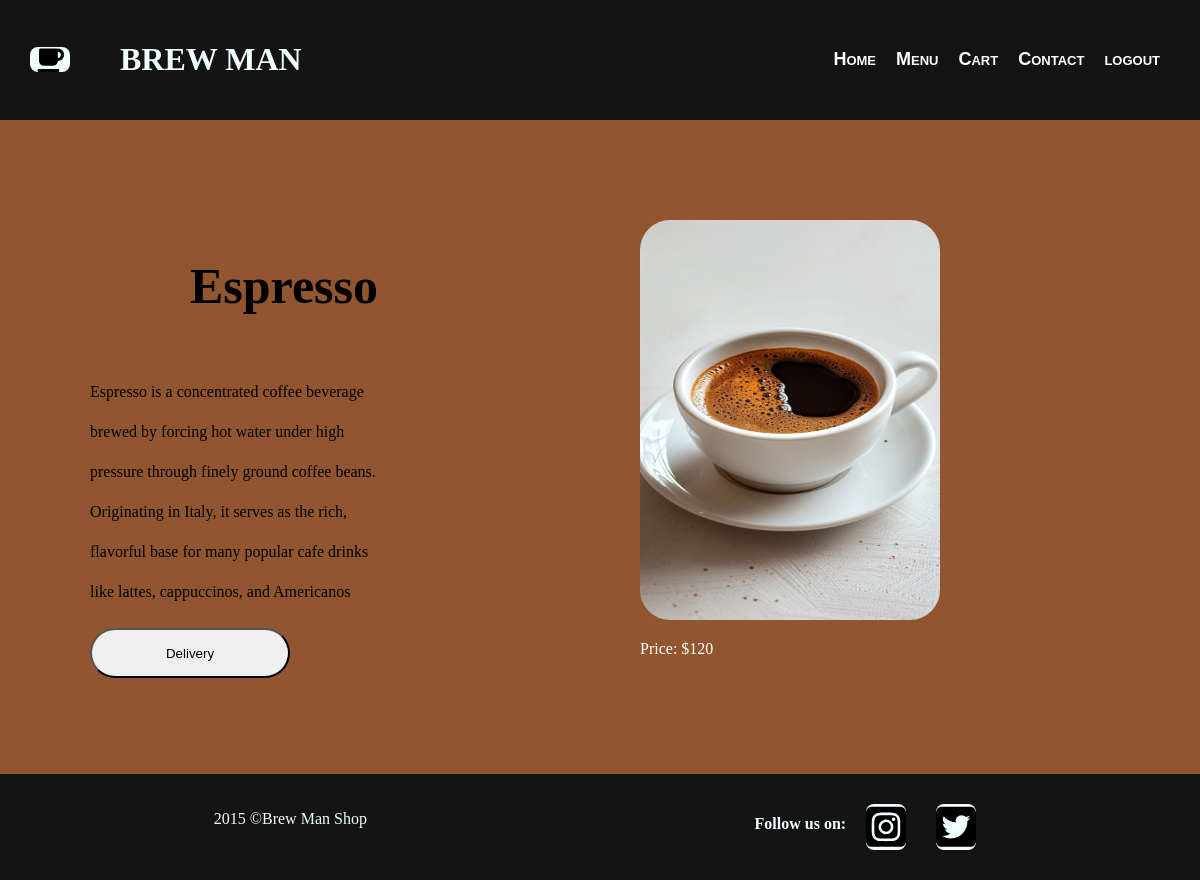
/order/?drink=Espresso (signed in), run on the app's committed database.
### app/models.py (models this page shows, shortened)
class menu(models.Model):
    menu_name=models.CharField(max_length=100)
    menu_price=models.IntegerField()
    menu_description=models.TextField()
    menu_image=models.ImageField()

### app/views.py (the view)
# urls.py: path('order/',views.order,name='order'),
@login_required
def order(request):
    drink_name=request.GET.get('drink')
    selected_drink=menu.objects.get(menu_name=drink_name)
    return render(request,'order.html',{'drink':selected_drink})

### app/templates/order.html
{% extends 'base.html' %}
{% load static %}
{% block body %}
 <link rel="stylesheet" href="{% static 'css/order.css' %}">
    <div class="ordertype">
        <section class="order">
        <h2 id="tu">{{ drink.menu_name }}</h2>
            <p>{{ drink.menu_description }}</p>
            <a href="{% url 'buyed' %}"><button>Delivery</button></a>
        </section>
        <section class="ca">
            <img src="{{ drink.menu_image.url }}" alt="">
            <p>Price: ${{ drink.menu_price }}</p>
        </section>
    </div>
{% endblock %}

### static/css/base.css (style rules this page uses)
body { background-color: rgb(145, 85, 47); margin: 0px; }
h2 { margin-left: auto; }

### static/css/order.css (style rules this page uses)
body { margin: 0px; }
.ca { padding: 100px; width: 400px; color: rgb(255, 255, 255); justify-content: center; align-items: center; }
.ca img { width: 300px; height: 400px; border-radius: 30px; }
.order { display: flex; flex-direction: column; padding: 30px; width: 300px; }
.order p { line-height: 40px; }
.order button { width: 200px; height: 50px; border-radius: 30px; }
.ordertype { display: flex; flex-direction: row; align-items: center; justify-content:space-around ; }
#tu { font-size: 50px; margin-left: 100px; }

### data on the page
menu: menu_name "Espresso", menu_description "Espresso is a concentrated coffee beverage brewed by forcing hot water under high pressure through finely ground coffee beans. Originating in Italy, it serves as the rich, flavorful base for many popular cafe drinks like lattes, cappuccinos, and Americanos", menu_image (picture), menu_price "120"
